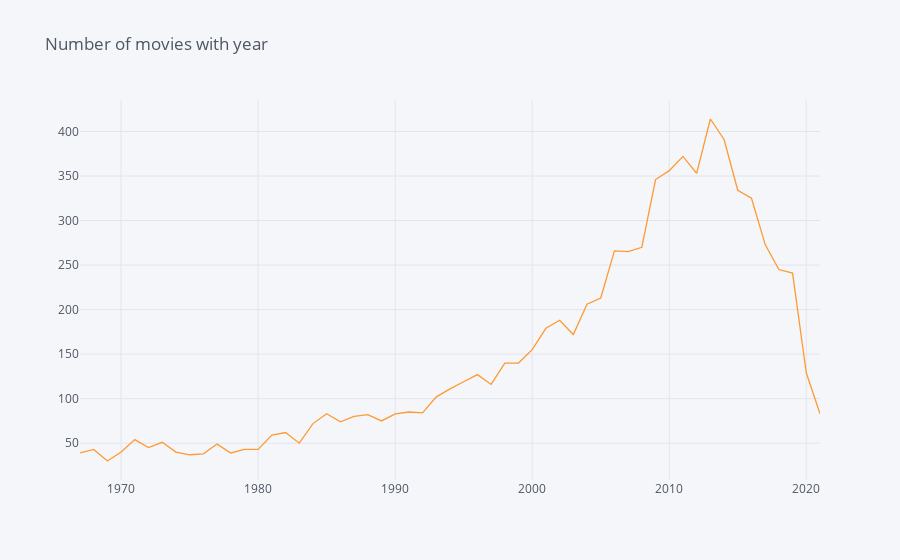

Write notebook code for a chart like this one.
### Code cell
df_by_date = dfNew.loc[dfNew['year'].sort_values().index]
by_date = df_by_date.groupby('year').year.count()
by_date.iplot(kind='scatter', title='Number of movies with year',name='rating')

### Figure 1 — Plotly figure (JSON) as saved in the notebook; plotly's stock layout.template omitted (floating-point values rounded to 4 significant figures)
{"data": [{"name": "year", "text": "", "mode": "lines", "y": [39, 43, 30, 40, 54, 45, 51, 40, 37, 38, 49, 39, 43, 43, 59, 62, 50, 72, 83, 74, 80, 82, 75, 83, 85, 84, 102, 111, 119, 127, 116, 140, 140, 155, 179, 188, 172, 206, 213, 266, 265, 270, 346, 356, 372, 353, 414, 391, 334, 325, 273, 245, 241, 129, 83], "x": ["1967-01-01", "1968-01-01", "1969-01-01", "1970-01-01", "1971-01-01", "1972-01-01", "1973-01-01", "1974-01-01", "1975-01-01", "1976-01-01", "1977-01-01", "1978-01-01", "1979-01-01", "1980-01-01", "1981-01-01", "1982-01-01", "1983-01-01", "1984-01-01", "1985-01-01", "1986-01-01", "1987-01-01", "1988-01-01", "1989-01-01", "1990-01-01", "1991-01-01", "1992-01-01", "1993-01-01", "1994-01-01", "1995-01-01", "1996-01-01", "1997-01-01", "1998-01-01", "1999-01-01", "2000-01-01", "2001-01-01", "2002-01-01", "2003-01-01", "2004-01-01", "2005-01-01", "2006-01-01", "2007-01-01", "2008-01-01", "2009-01-01", "2010-01-01", "2011-01-01", "2012-01-01", "2013-01-01", "2014-01-01", "2015-01-01", "2016-01-01", "2017-01-01", "2018-01-01", "2019-01-01", "2020-01-01", "2021-01-01"], "line": {"color": "rgba(255, 153, 51, 1.0)", "dash": "solid", "shape": "linear", "width": 1.3}, "type": "scatter"}], "layout": {"title": {"text": "Number of movies with year", "font": {"color": "#4D5663"}}, "paper_bgcolor": "#F5F6F9", "plot_bgcolor": "#F5F6F9", "yaxis": {"tickfont": {"color": "#4D5663"}, "zerolinecolor": "#E1E5ED", "title": {"text": "", "font": {"color": "#4D5663"}}, "gridcolor": "#E1E5ED", "showgrid": true}, "xaxis": {"tickfont": {"color": "#4D5663"}, "zerolinecolor": "#E1E5ED", "title": {"text": "", "font": {"color": "#4D5663"}}, "gridcolor": "#E1E5ED", "showgrid": true}, "legend": {"bgcolor": "#F5F6F9", "font": {"color": "#4D5663"}}}}
